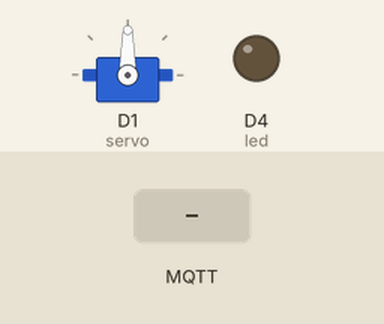
The sketch below on a simulated ESP8266 (NodeMCU). Parts: servo, output pins drawn as LEDs (lit = HIGH). Dashed ring = blinking. The inputs (shaded band) are chosen by the test bench. WiFi joins after 1.5 s; servers stay silent unless stated; random numbers use the default seed unless the sketch sets one; no MQTT or app messages arrive unless stated; what the sketch prints to the serial monitor is not drawn.

Above: at 2.7 s.
2.8 s: MQTT message "on" arrives on the first subscribed topic
At 3.2 s:
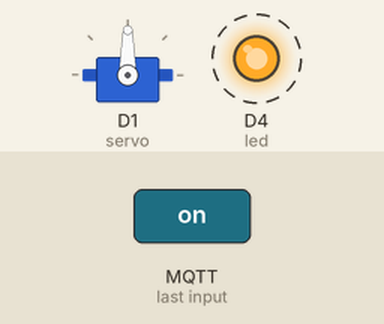
5.8 s: MQTT message "1" arrives on the first subscribed topic
At 6.7 s:
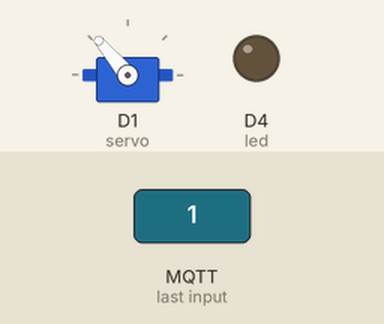
7.3 s: MQTT message "0" arrives on the first subscribed topic
At 7.8 s:
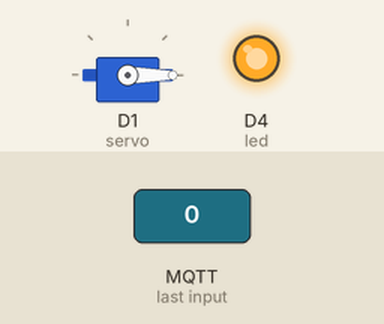
8.8 s: MQTT message "2" arrives on the first subscribed topic
At 10.0 s:
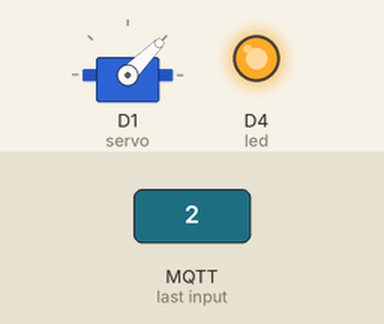
10.3 s: MQTT message "off" arrives on the first subscribed topic
At 12.9 s:
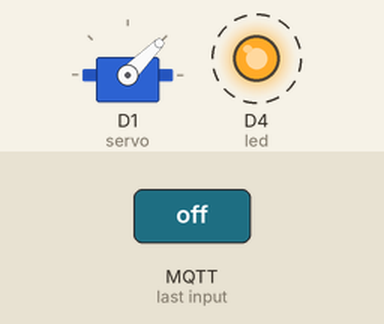
Timing chart, 0 to 14.3 s (numbered marks = the images above; inputs shaded):
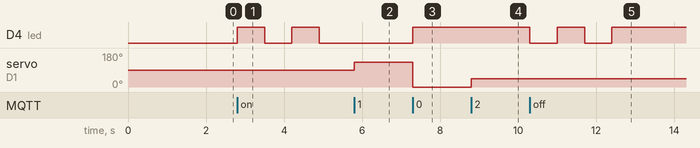

The sketch:

MQTT_Blinds.ino
```cpp
#include <ESP8266WiFi.h>
#include <PubSubClient.h>
#include <Servo.h>

// Update these with values suitable for your network.

const char* ssid = "********";
const char* password = "********";
const char* mqtt_server = "192.168.1.11";

WiFiClient espClient;
PubSubClient client(espClient);
unsigned long lastMsg = 0;
#define MSG_BUFFER_SIZE  (50)
char msg[MSG_BUFFER_SIZE];
int value = 0;

const int led = 2;
Servo servo;
bool blindsOpen;
int bootToken = 0;

void setup_wifi() {

  delay(10);
  // We start by connecting to a WiFi network
  Serial.println();
  Serial.print("Connecting to ");
  Serial.println(ssid);

  WiFi.mode(WIFI_STA);
  WiFi.begin(ssid, password);

  while (WiFi.status() != WL_CONNECTED) {
    delay(500);
    Serial.print(".");
  }

  randomSeed(micros());

  Serial.println("");
  Serial.println("WiFi connected");
  Serial.println("IP address: ");
  Serial.println(WiFi.localIP());
}

void callback(char* topic, byte* payload, unsigned int length) {
  Serial.print("Message arrived [");
  Serial.print(topic);
  Serial.print("] ");
  for (int i = 0; i < length; i++) {
    Serial.print((char)payload[i]);
  }
  Serial.println();

////////////////////Logic\\\\\\\\\\\\\\\\\\\\

  if ((char)payload[0] == '1'){ //Open
    digitalWrite(led, LOW); //LED On
    Serial.println("OPEN has been touched!!");

    //Blinds open
    if((blindsOpen == false) || (bootToken == 1)){
      //Open blinds
      servo.write(130); //Full close = 142, Safe close = 130
      blindsOpen = true;
      bootToken = 0;
    }
    else{
      blindsInState();
    }

  }else if((char)payload[0] == '0'){  //Close
    digitalWrite(led, HIGH);  //LED off
    Serial.println("CLOSE has been touched!!");

    //Blinds close
    if((blindsOpen == true) || (bootToken == 1)){
      //Close blinds
      servo.write(0);
      blindsOpen = false;
      bootToken = 0;
    }
    else{
      blindsInState();
    }

  }else if((char)payload[0] == '2'){
    Serial.println("MID has been touched!!");

      servo.write(45);
  }else{  //Stop
    Serial.println("ERR has been touched!!");
    digitalWrite(led,!digitalRead(led));  //LED blink
    delay(700);
    digitalWrite(led,!digitalRead(led));
    delay(700);
    digitalWrite(led,!digitalRead(led));
    delay(700);
    digitalWrite(led,!digitalRead(led));
  }
}

void reconnect() {
  // Loop until we're reconnected
  while (!client.connected()) {
    Serial.print("Attempting MQTT connection...");
    // Create a random client ID
    String clientId = "ESP8266Client-";
    clientId += String(random(0xffff), HEX);
    // Attempt to connect
    if (client.connect(clientId.c_str())) {
      Serial.println("connected");

      client.publish("JustinsRoom/Blinds/$name", "Auto Blinds B.1"); //Project title

      //client.subscribe("JustinsRoom/Blinds");
      client.subscribe("JustinsRoom/Blinds/$state");
    } else {
      Serial.print("failed, rc=");
      Serial.print(client.state());
      Serial.println(" try again in 5 seconds");
      // Wait 5 seconds before retrying
      delay(5000);
    }
  }
}

void setup() {
  pinMode(BUILTIN_LED, OUTPUT);     // Initialize the BUILTIN_LED pin as an output
  pinMode(led, OUTPUT);
  bootToken = 1;
  servo.attach(D1); //Servo pin
  Serial.begin(115200);
  setup_wifi();
  client.setServer(mqtt_server, 1883);
  client.setCallback(callback);
}

void loop() {

  if (!client.connected()) {
    reconnect();
  }
  client.loop();

  unsigned long now = millis();
}

void blindsInState(){
  digitalWrite(led,!digitalRead(led));
  delay(50);
  digitalWrite(led,!digitalRead(led));
  delay(50);
  digitalWrite(led,!digitalRead(led));
  delay(50);
  digitalWrite(led,!digitalRead(led));
}
```

Measured:
- after the input at 2.8 s, D4 (led): alternates HIGH for 0.70 s and LOW for 0.70 s, starting at once
- after the input at 5.8 s, servo on D1 (servo): 90° → 130° at once
- after the input at 7.3 s, D4 (led): LOW → HIGH at once; servo on D1 (servo): 130° → 0° at once
- after the input at 8.8 s, servo on D1 (servo): 0° → 45° at once
- after the input at 10.3 s, D4 (led): alternates HIGH for 0.70 s and LOW for 0.70 s, 4 changes in all, then stays HIGH, starting at once
